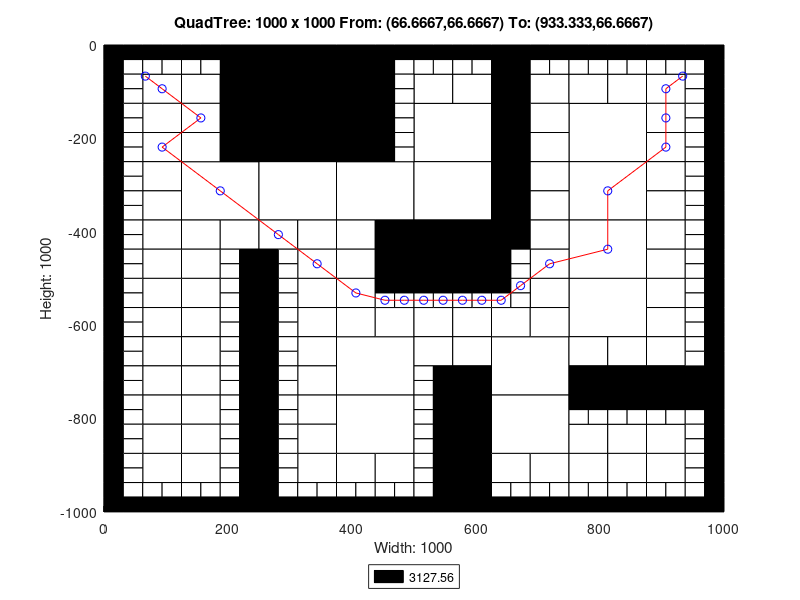

This chart was generated by the following MATLAB code:
axis([0 1000 -1000 0]);
title('QuadTree: 1000 x 1000 From: (66.6667,66.6667) To: (933.333,66.6667)');
xlabel('Width: 1000');
ylabel('Height: 1000');
rectangle('Position',[250 -125 125 125], 'FaceColor',[0 0 0]);
rectangle('Position',[250 -250 125 125], 'FaceColor',[0 0 0]);
rectangle('Position',[125 -375 125 125], 'FaceColor',[1 1 1]);
rectangle('Position',[250 -375 125 125], 'FaceColor',[1 1 1]);
rectangle('Position',[375 -375 125 125], 'FaceColor',[1 1 1]);
rectangle('Position',[500 -250 125 125], 'FaceColor',[1 1 1]);
rectangle('Position',[750 -250 125 125], 'FaceColor',[1 1 1]);
rectangle('Position',[500 -375 125 125], 'FaceColor',[1 1 1]);
rectangle('Position',[500 -500 125 125], 'FaceColor',[0 0 0]);
rectangle('Position',[750 -375 125 125], 'FaceColor',[1 1 1]);
rectangle('Position',[750 -500 125 125], 'FaceColor',[1 1 1]);
rectangle('Position',[375 -750 125 125], 'FaceColor',[1 1 1]);
rectangle('Position',[375 -875 125 125], 'FaceColor',[1 1 1]);
rectangle('Position',[625 -750 125 125], 'FaceColor',[1 1 1]);
rectangle('Position',[750 -625 125 125], 'FaceColor',[1 1 1]);
rectangle('Position',[625 -875 125 125], 'FaceColor',[1 1 1]);
rectangle('Position',[62.5 -125 62.5 62.5], 'FaceColor',[1 1 1]);
rectangle('Position',[187.5 -62.5 62.5 62.5], 'FaceColor',[0 0 0]);
rectangle('Position',[125 -125 62.5 62.5], 'FaceColor',[1 1 1]);
rectangle('Position',[187.5 -125 62.5 62.5], 'FaceColor',[0 0 0]);
rectangle('Position',[62.5 -187.5 62.5 62.5], 'FaceColor',[1 1 1]);
rectangle('Position',[62.5 -250 62.5 62.5], 'FaceColor',[1 1 1]);
rectangle('Position',[125 -187.5 62.5 62.5], 'FaceColor',[1 1 1]);
rectangle('Position',[187.5 -187.5 62.5 62.5], 'FaceColor',[0 0 0]);
rectangle('Position',[125 -250 62.5 62.5], 'FaceColor',[1 1 1]);
rectangle('Position',[187.5 -250 62.5 62.5], 'FaceColor',[0 0 0]);
rectangle('Position',[375 -62.5 62.5 62.5], 'FaceColor',[0 0 0]);
rectangle('Position',[375 -125 62.5 62.5], 'FaceColor',[0 0 0]);
rectangle('Position',[375 -187.5 62.5 62.5], 'FaceColor',[0 0 0]);
rectangle('Position',[375 -250 62.5 62.5], 'FaceColor',[0 0 0]);
rectangle('Position',[62.5 -312.5 62.5 62.5], 'FaceColor',[1 1 1]);
rectangle('Position',[62.5 -375 62.5 62.5], 'FaceColor',[1 1 1]);
rectangle('Position',[62.5 -437.5 62.5 62.5], 'FaceColor',[1 1 1]);
rectangle('Position',[62.5 -500 62.5 62.5], 'FaceColor',[1 1 1]);
rectangle('Position',[125 -437.5 62.5 62.5], 'FaceColor',[1 1 1]);
rectangle('Position',[187.5 -437.5 62.5 62.5], 'FaceColor',[1 1 1]);
rectangle('Position',[125 -500 62.5 62.5], 'FaceColor',[1 1 1]);
rectangle('Position',[250 -437.5 62.5 62.5], 'FaceColor',[1 1 1]);
rectangle('Position',[312.5 -437.5 62.5 62.5], 'FaceColor',[1 1 1]);
rectangle('Position',[312.5 -500 62.5 62.5], 'FaceColor',[1 1 1]);
rectangle('Position',[375 -437.5 62.5 62.5], 'FaceColor',[1 1 1]);
rectangle('Position',[437.5 -437.5 62.5 62.5], 'FaceColor',[0 0 0]);
rectangle('Position',[375 -500 62.5 62.5], 'FaceColor',[1 1 1]);
rectangle('Position',[437.5 -500 62.5 62.5], 'FaceColor',[0 0 0]);
rectangle('Position',[500 -125 62.5 62.5], 'FaceColor',[1 1 1]);
rectangle('Position',[562.5 -125 62.5 62.5], 'FaceColor',[1 1 1]);
rectangle('Position',[625 -62.5 62.5 62.5], 'FaceColor',[0 0 0]);
rectangle('Position',[625 -125 62.5 62.5], 'FaceColor',[0 0 0]);
rectangle('Position',[687.5 -125 62.5 62.5], 'FaceColor',[1 1 1]);
rectangle('Position',[625 -187.5 62.5 62.5], 'FaceColor',[0 0 0]);
rectangle('Position',[687.5 -187.5 62.5 62.5], 'FaceColor',[1 1 1]);
rectangle('Position',[625 -250 62.5 62.5], 'FaceColor',[0 0 0]);
rectangle('Position',[687.5 -250 62.5 62.5], 'FaceColor',[1 1 1]);
rectangle('Position',[750 -125 62.5 62.5], 'FaceColor',[1 1 1]);
rectangle('Position',[812.5 -125 62.5 62.5], 'FaceColor',[1 1 1]);
rectangle('Position',[875 -125 62.5 62.5], 'FaceColor',[1 1 1]);
rectangle('Position',[875 -187.5 62.5 62.5], 'FaceColor',[1 1 1]);
rectangle('Position',[875 -250 62.5 62.5], 'FaceColor',[1 1 1]);
rectangle('Position',[625 -312.5 62.5 62.5], 'FaceColor',[0 0 0]);
rectangle('Position',[687.5 -312.5 62.5 62.5], 'FaceColor',[1 1 1]);
rectangle('Position',[625 -375 62.5 62.5], 'FaceColor',[0 0 0]);
rectangle('Position',[687.5 -375 62.5 62.5], 'FaceColor',[1 1 1]);
rectangle('Position',[625 -437.5 62.5 62.5], 'FaceColor',[0 0 0]);
rectangle('Position',[687.5 -437.5 62.5 62.5], 'FaceColor',[1 1 1]);
rectangle('Position',[687.5 -500 62.5 62.5], 'FaceColor',[1 1 1]);
rectangle('Position',[875 -312.5 62.5 62.5], 'FaceColor',[1 1 1]);
rectangle('Position',[875 -375 62.5 62.5], 'FaceColor',[1 1 1]);
rectangle('Position',[875 -437.5 62.5 62.5], 'FaceColor',[1 1 1]);
rectangle('Position',[875 -500 62.5 62.5], 'FaceColor',[1 1 1]);
rectangle('Position',[62.5 -562.5 62.5 62.5], 'FaceColor',[1 1 1]);
rectangle('Position',[62.5 -625 62.5 62.5], 'FaceColor',[1 1 1]);
rectangle('Position',[125 -562.5 62.5 62.5], 'FaceColor',[1 1 1]);
rectangle('Position',[125 -625 62.5 62.5], 'FaceColor',[1 1 1]);
rectangle('Position',[62.5 -687.5 62.5 62.5], 'FaceColor',[1 1 1]);
rectangle('Position',[62.5 -750 62.5 62.5], 'FaceColor',[1 1 1]);
rectangle('Position',[125 -687.5 62.5 62.5], 'FaceColor',[1 1 1]);
rectangle('Position',[125 -750 62.5 62.5], 'FaceColor',[1 1 1]);
rectangle('Position',[312.5 -562.5 62.5 62.5], 'FaceColor',[1 1 1]);
rectangle('Position',[312.5 -625 62.5 62.5], 'FaceColor',[1 1 1]);
rectangle('Position',[375 -562.5 62.5 62.5], 'FaceColor',[1 1 1]);
rectangle('Position',[375 -625 62.5 62.5], 'FaceColor',[1 1 1]);
rectangle('Position',[437.5 -625 62.5 62.5], 'FaceColor',[1 1 1]);
rectangle('Position',[312.5 -687.5 62.5 62.5], 'FaceColor',[1 1 1]);
rectangle('Position',[312.5 -750 62.5 62.5], 'FaceColor',[1 1 1]);
rectangle('Position',[62.5 -812.5 62.5 62.5], 'FaceColor',[1 1 1]);
rectangle('Position',[62.5 -875 62.5 62.5], 'FaceColor',[1 1 1]);
rectangle('Position',[125 -812.5 62.5 62.5], 'FaceColor',[1 1 1]);
rectangle('Position',[125 -875 62.5 62.5], 'FaceColor',[1 1 1]);
rectangle('Position',[62.5 -937.5 62.5 62.5], 'FaceColor',[1 1 1]);
rectangle('Position',[125 -937.5 62.5 62.5], 'FaceColor',[1 1 1]);
rectangle('Position',[312.5 -812.5 62.5 62.5], 'FaceColor',[1 1 1]);
rectangle('Position',[312.5 -875 62.5 62.5], 'FaceColor',[1 1 1]);
rectangle('Position',[312.5 -937.5 62.5 62.5], 'FaceColor',[1 1 1]);
rectangle('Position',[375 -937.5 62.5 62.5], 'FaceColor',[1 1 1]);
rectangle('Position',[437.5 -937.5 62.5 62.5], 'FaceColor',[1 1 1]);
rectangle('Position',[500 -625 62.5 62.5], 'FaceColor',[1 1 1]);
rectangle('Position',[562.5 -625 62.5 62.5], 'FaceColor',[1 1 1]);
rectangle('Position',[687.5 -562.5 62.5 62.5], 'FaceColor',[1 1 1]);
rectangle('Position',[625 -625 62.5 62.5], 'FaceColor',[1 1 1]);
rectangle('Position',[687.5 -625 62.5 62.5], 'FaceColor',[1 1 1]);
rectangle('Position',[500 -687.5 62.5 62.5], 'FaceColor',[1 1 1]);
rectangle('Position',[562.5 -687.5 62.5 62.5], 'FaceColor',[1 1 1]);
rectangle('Position',[562.5 -750 62.5 62.5], 'FaceColor',[0 0 0]);
rectangle('Position',[875 -562.5 62.5 62.5], 'FaceColor',[1 1 1]);
rectangle('Position',[875 -625 62.5 62.5], 'FaceColor',[1 1 1]);
rectangle('Position',[750 -687.5 62.5 62.5], 'FaceColor',[1 1 1]);
rectangle('Position',[812.5 -687.5 62.5 62.5], 'FaceColor',[1 1 1]);
rectangle('Position',[750 -750 62.5 62.5], 'FaceColor',[0 0 0]);
rectangle('Position',[812.5 -750 62.5 62.5], 'FaceColor',[0 0 0]);
rectangle('Position',[875 -687.5 62.5 62.5], 'FaceColor',[1 1 1]);
rectangle('Position',[875 -750 62.5 62.5], 'FaceColor',[0 0 0]);
rectangle('Position',[937.5 -750 62.5 62.5], 'FaceColor',[0 0 0]);
rectangle('Position',[562.5 -812.5 62.5 62.5], 'FaceColor',[0 0 0]);
rectangle('Position',[562.5 -875 62.5 62.5], 'FaceColor',[0 0 0]);
rectangle('Position',[562.5 -937.5 62.5 62.5], 'FaceColor',[0 0 0]);
rectangle('Position',[562.5 -1000 62.5 62.5], 'FaceColor',[0 0 0]);
rectangle('Position',[625 -937.5 62.5 62.5], 'FaceColor',[1 1 1]);
rectangle('Position',[687.5 -937.5 62.5 62.5], 'FaceColor',[1 1 1]);
rectangle('Position',[750 -875 62.5 62.5], 'FaceColor',[1 1 1]);
rectangle('Position',[812.5 -875 62.5 62.5], 'FaceColor',[1 1 1]);
rectangle('Position',[875 -875 62.5 62.5], 'FaceColor',[1 1 1]);
rectangle('Position',[750 -937.5 62.5 62.5], 'FaceColor',[1 1 1]);
rectangle('Position',[812.5 -937.5 62.5 62.5], 'FaceColor',[1 1 1]);
rectangle('Position',[875 -937.5 62.5 62.5], 'FaceColor',[1 1 1]);
rectangle('Position',[0 -31.25 31.25 31.25], 'FaceColor',[0 0 0]);
rectangle('Position',[31.25 -31.25 31.25 31.25], 'FaceColor',[0 0 0]);
rectangle('Position',[0 -62.5 31.25 31.25], 'FaceColor',[0 0 0]);
rectangle('Position',[31.25 -62.5 31.25 31.25], 'FaceColor',[1 1 1]);
rectangle('Position',[62.5 -31.25 31.25 31.25], 'FaceColor',[0 0 0]);
rectangle('Position',[93.75 -31.25 31.25 31.25], 'FaceColor',[0 0 0]);
rectangle('Position',[62.5 -62.5 31.25 31.25], 'FaceColor',[1 1 1]);
rectangle('Position',[93.75 -62.5 31.25 31.25], 'FaceColor',[1 1 1]);
rectangle('Position',[0 -93.75 31.25 31.25], 'FaceColor',[0 0 0]);
rectangle('Position',[31.25 -93.75 31.25 31.25], 'FaceColor',[1 1 1]);
rectangle('Position',[0 -125 31.25 31.25], 'FaceColor',[0 0 0]);
rectangle('Position',[31.25 -125 31.25 31.25], 'FaceColor',[1 1 1]);
rectangle('Position',[125 -31.25 31.25 31.25], 'FaceColor',[0 0 0]);
rectangle('Position',[156.25 -31.25 31.25 31.25], 'FaceColor',[0 0 0]);
rectangle('Position',[125 -62.5 31.25 31.25], 'FaceColor',[1 1 1]);
rectangle('Position',[156.25 -62.5 31.25 31.25], 'FaceColor',[1 1 1]);
rectangle('Position',[0 -156.25 31.25 31.25], 'FaceColor',[0 0 0]);
rectangle('Position',[31.25 -156.25 31.25 31.25], 'FaceColor',[1 1 1]);
rectangle('Position',[0 -187.5 31.25 31.25], 'FaceColor',[0 0 0]);
rectangle('Position',[31.25 -187.5 31.25 31.25], 'FaceColor',[1 1 1]);
rectangle('Position',[0 -218.75 31.25 31.25], 'FaceColor',[0 0 0]);
rectangle('Position',[31.25 -218.75 31.25 31.25], 'FaceColor',[1 1 1]);
rectangle('Position',[0 -250 31.25 31.25], 'FaceColor',[0 0 0]);
rectangle('Position',[31.25 -250 31.25 31.25], 'FaceColor',[1 1 1]);
rectangle('Position',[437.5 -31.25 31.25 31.25], 'FaceColor',[0 0 0]);
rectangle('Position',[468.75 -31.25 31.25 31.25], 'FaceColor',[0 0 0]);
rectangle('Position',[437.5 -62.5 31.25 31.25], 'FaceColor',[0 0 0]);
rectangle('Position',[468.75 -62.5 31.25 31.25], 'FaceColor',[1 1 1]);
rectangle('Position',[437.5 -93.75 31.25 31.25], 'FaceColor',[0 0 0]);
rectangle('Position',[468.75 -93.75 31.25 31.25], 'FaceColor',[1 1 1]);
rectangle('Position',[437.5 -125 31.25 31.25], 'FaceColor',[0 0 0]);
rectangle('Position',[468.75 -125 31.25 31.25], 'FaceColor',[1 1 1]);
rectangle('Position',[437.5 -156.25 31.25 31.25], 'FaceColor',[0 0 0]);
rectangle('Position',[468.75 -156.25 31.25 31.25], 'FaceColor',[1 1 1]);
rectangle('Position',[437.5 -187.5 31.25 31.25], 'FaceColor',[0 0 0]);
rectangle('Position',[468.75 -187.5 31.25 31.25], 'FaceColor',[1 1 1]);
rectangle('Position',[437.5 -218.75 31.25 31.25], 'FaceColor',[0 0 0]);
rectangle('Position',[468.75 -218.75 31.25 31.25], 'FaceColor',[1 1 1]);
rectangle('Position',[437.5 -250 31.25 31.25], 'FaceColor',[0 0 0]);
rectangle('Position',[468.75 -250 31.25 31.25], 'FaceColor',[1 1 1]);
rectangle('Position',[0 -281.25 31.25 31.25], 'FaceColor',[0 0 0]);
rectangle('Position',[31.25 -281.25 31.25 31.25], 'FaceColor',[1 1 1]);
rectangle('Position',[0 -312.5 31.25 31.25], 'FaceColor',[0 0 0]);
rectangle('Position',[31.25 -312.5 31.25 31.25], 'FaceColor',[1 1 1]);
rectangle('Position',[0 -343.75 31.25 31.25], 'FaceColor',[0 0 0]);
rectangle('Position',[31.25 -343.75 31.25 31.25], 'FaceColor',[1 1 1]);
rectangle('Position',[0 -375 31.25 31.25], 'FaceColor',[0 0 0]);
rectangle('Position',[31.25 -375 31.25 31.25], 'FaceColor',[1 1 1]);
rectangle('Position',[0 -406.25 31.25 31.25], 'FaceColor',[0 0 0]);
rectangle('Position',[31.25 -406.25 31.25 31.25], 'FaceColor',[1 1 1]);
rectangle('Position',[0 -437.5 31.25 31.25], 'FaceColor',[0 0 0]);
rectangle('Position',[31.25 -437.5 31.25 31.25], 'FaceColor',[1 1 1]);
rectangle('Position',[0 -468.75 31.25 31.25], 'FaceColor',[0 0 0]);
rectangle('Position',[31.25 -468.75 31.25 31.25], 'FaceColor',[1 1 1]);
rectangle('Position',[0 -500 31.25 31.25], 'FaceColor',[0 0 0]);
rectangle('Position',[31.25 -500 31.25 31.25], 'FaceColor',[1 1 1]);
rectangle('Position',[187.5 -468.75 31.25 31.25], 'FaceColor',[1 1 1]);
rectangle('Position',[218.75 -468.75 31.25 31.25], 'FaceColor',[0 0 0]);
rectangle('Position',[187.5 -500 31.25 31.25], 'FaceColor',[1 1 1]);
rectangle('Position',[218.75 -500 31.25 31.25], 'FaceColor',[0 0 0]);
rectangle('Position',[250 -468.75 31.25 31.25], 'FaceColor',[0 0 0]);
rectangle('Position',[281.25 -468.75 31.25 31.25], 'FaceColor',[1 1 1]);
rectangle('Position',[250 -500 31.25 31.25], 'FaceColor',[0 0 0]);
rectangle('Position',[281.25 -500 31.25 31.25], 'FaceColor',[1 1 1]);
rectangle('Position',[500 -31.25 31.25 31.25], 'FaceColor',[0 0 0]);
rectangle('Position',[531.25 -31.25 31.25 31.25], 'FaceColor',[0 0 0]);
rectangle('Position',[500 -62.5 31.25 31.25], 'FaceColor',[1 1 1]);
rectangle('Position',[531.25 -62.5 31.25 31.25], 'FaceColor',[1 1 1]);
rectangle('Position',[562.5 -31.25 31.25 31.25], 'FaceColor',[0 0 0]);
rectangle('Position',[593.75 -31.25 31.25 31.25], 'FaceColor',[0 0 0]);
rectangle('Position',[562.5 -62.5 31.25 31.25], 'FaceColor',[1 1 1]);
rectangle('Position',[593.75 -62.5 31.25 31.25], 'FaceColor',[1 1 1]);
rectangle('Position',[687.5 -31.25 31.25 31.25], 'FaceColor',[0 0 0]);
rectangle('Position',[718.75 -31.25 31.25 31.25], 'FaceColor',[0 0 0]);
rectangle('Position',[687.5 -62.5 31.25 31.25], 'FaceColor',[1 1 1]);
rectangle('Position',[718.75 -62.5 31.25 31.25], 'FaceColor',[1 1 1]);
rectangle('Position',[750 -31.25 31.25 31.25], 'FaceColor',[0 0 0]);
rectangle('Position',[781.25 -31.25 31.25 31.25], 'FaceColor',[0 0 0]);
rectangle('Position',[750 -62.5 31.25 31.25], 'FaceColor',[1 1 1]);
rectangle('Position',[781.25 -62.5 31.25 31.25], 'FaceColor',[1 1 1]);
rectangle('Position',[812.5 -31.25 31.25 31.25], 'FaceColor',[0 0 0]);
rectangle('Position',[843.75 -31.25 31.25 31.25], 'FaceColor',[0 0 0]);
rectangle('Position',[812.5 -62.5 31.25 31.25], 'FaceColor',[1 1 1]);
rectangle('Position',[843.75 -62.5 31.25 31.25], 'FaceColor',[1 1 1]);
rectangle('Position',[875 -31.25 31.25 31.25], 'FaceColor',[0 0 0]);
rectangle('Position',[906.25 -31.25 31.25 31.25], 'FaceColor',[0 0 0]);
rectangle('Position',[875 -62.5 31.25 31.25], 'FaceColor',[1 1 1]);
rectangle('Position',[906.25 -62.5 31.25 31.25], 'FaceColor',[1 1 1]);
rectangle('Position',[937.5 -31.25 31.25 31.25], 'FaceColor',[0 0 0]);
rectangle('Position',[968.75 -31.25 31.25 31.25], 'FaceColor',[0 0 0]);
rectangle('Position',[937.5 -62.5 31.25 31.25], 'FaceColor',[1 1 1]);
rectangle('Position',[968.75 -62.5 31.25 31.25], 'FaceColor',[0 0 0]);
rectangle('Position',[937.5 -93.75 31.25 31.25], 'FaceColor',[1 1 1]);
rectangle('Position',[968.75 -93.75 31.25 31.25], 'FaceColor',[0 0 0]);
rectangle('Position',[937.5 -125 31.25 31.25], 'FaceColor',[1 1 1]);
rectangle('Position',[968.75 -125 31.25 31.25], 'FaceColor',[0 0 0]);
rectangle('Position',[937.5 -156.25 31.25 31.25], 'FaceColor',[1 1 1]);
rectangle('Position',[968.75 -156.25 31.25 31.25], 'FaceColor',[0 0 0]);
rectangle('Position',[937.5 -187.5 31.25 31.25], 'FaceColor',[1 1 1]);
rectangle('Position',[968.75 -187.5 31.25 31.25], 'FaceColor',[0 0 0]);
rectangle('Position',[937.5 -218.75 31.25 31.25], 'FaceColor',[1 1 1]);
rectangle('Position',[968.75 -218.75 31.25 31.25], 'FaceColor',[0 0 0]);
rectangle('Position',[937.5 -250 31.25 31.25], 'FaceColor',[1 1 1]);
rectangle('Position',[968.75 -250 31.25 31.25], 'FaceColor',[0 0 0]);
rectangle('Position',[625 -468.75 31.25 31.25], 'FaceColor',[0 0 0]);
rectangle('Position',[656.25 -468.75 31.25 31.25], 'FaceColor',[1 1 1]);
rectangle('Position',[625 -500 31.25 31.25], 'FaceColor',[0 0 0]);
rectangle('Position',[656.25 -500 31.25 31.25], 'FaceColor',[1 1 1]);
rectangle('Position',[937.5 -281.25 31.25 31.25], 'FaceColor',[1 1 1]);
rectangle('Position',[968.75 -281.25 31.25 31.25], 'FaceColor',[0 0 0]);
rectangle('Position',[937.5 -312.5 31.25 31.25], 'FaceColor',[1 1 1]);
rectangle('Position',[968.75 -312.5 31.25 31.25], 'FaceColor',[0 0 0]);
rectangle('Position',[937.5 -343.75 31.25 31.25], 'FaceColor',[1 1 1]);
rectangle('Position',[968.75 -343.75 31.25 31.25], 'FaceColor',[0 0 0]);
rectangle('Position',[937.5 -375 31.25 31.25], 'FaceColor',[1 1 1]);
rectangle('Position',[968.75 -375 31.25 31.25], 'FaceColor',[0 0 0]);
rectangle('Position',[937.5 -406.25 31.25 31.25], 'FaceColor',[1 1 1]);
rectangle('Position',[968.75 -406.25 31.25 31.25], 'FaceColor',[0 0 0]);
rectangle('Position',[937.5 -437.5 31.25 31.25], 'FaceColor',[1 1 1]);
rectangle('Position',[968.75 -437.5 31.25 31.25], 'FaceColor',[0 0 0]);
rectangle('Position',[937.5 -468.75 31.25 31.25], 'FaceColor',[1 1 1]);
rectangle('Position',[968.75 -468.75 31.25 31.25], 'FaceColor',[0 0 0]);
rectangle('Position',[937.5 -500 31.25 31.25], 'FaceColor',[1 1 1]);
rectangle('Position',[968.75 -500 31.25 31.25], 'FaceColor',[0 0 0]);
rectangle('Position',[0 -531.25 31.25 31.25], 'FaceColor',[0 0 0]);
rectangle('Position',[31.25 -531.25 31.25 31.25], 'FaceColor',[1 1 1]);
rectangle('Position',[0 -562.5 31.25 31.25], 'FaceColor',[0 0 0]);
rectangle('Position',[31.25 -562.5 31.25 31.25], 'FaceColor',[1 1 1]);
rectangle('Position',[0 -593.75 31.25 31.25], 'FaceColor',[0 0 0]);
rectangle('Position',[31.25 -593.75 31.25 31.25], 'FaceColor',[1 1 1]);
rectangle('Position',[0 -625 31.25 31.25], 'FaceColor',[0 0 0]);
rectangle('Position',[31.25 -625 31.25 31.25], 'FaceColor',[1 1 1]);
rectangle('Position',[187.5 -531.25 31.25 31.25], 'FaceColor',[1 1 1]);
rectangle('Position',[218.75 -531.25 31.25 31.25], 'FaceColor',[0 0 0]);
rectangle('Position',[187.5 -562.5 31.25 31.25], 'FaceColor',[1 1 1]);
rectangle('Position',[218.75 -562.5 31.25 31.25], 'FaceColor',[0 0 0]);
rectangle('Position',[187.5 -593.75 31.25 31.25], 'FaceColor',[1 1 1]);
rectangle('Position',[218.75 -593.75 31.25 31.25], 'FaceColor',[0 0 0]);
rectangle('Position',[187.5 -625 31.25 31.25], 'FaceColor',[1 1 1]);
rectangle('Position',[218.75 -625 31.25 31.25], 'FaceColor',[0 0 0]);
rectangle('Position',[0 -656.25 31.25 31.25], 'FaceColor',[0 0 0]);
rectangle('Position',[31.25 -656.25 31.25 31.25], 'FaceColor',[1 1 1]);
rectangle('Position',[0 -687.5 31.25 31.25], 'FaceColor',[0 0 0]);
rectangle('Position',[31.25 -687.5 31.25 31.25], 'FaceColor',[1 1 1]);
rectangle('Position',[0 -718.75 31.25 31.25], 'FaceColor',[0 0 0]);
rectangle('Position',[31.25 -718.75 31.25 31.25], 'FaceColor',[1 1 1]);
rectangle('Position',[0 -750 31.25 31.25], 'FaceColor',[0 0 0]);
rectangle('Position',[31.25 -750 31.25 31.25], 'FaceColor',[1 1 1]);
rectangle('Position',[187.5 -656.25 31.25 31.25], 'FaceColor',[1 1 1]);
rectangle('Position',[218.75 -656.25 31.25 31.25], 'FaceColor',[0 0 0]);
rectangle('Position',[187.5 -687.5 31.25 31.25], 'FaceColor',[1 1 1]);
rectangle('Position',[218.75 -687.5 31.25 31.25], 'FaceColor',[0 0 0]);
rectangle('Position',[187.5 -718.75 31.25 31.25], 'FaceColor',[1 1 1]);
rectangle('Position',[218.75 -718.75 31.25 31.25], 'FaceColor',[0 0 0]);
rectangle('Position',[187.5 -750 31.25 31.25], 'FaceColor',[1 1 1]);
rectangle('Position',[218.75 -750 31.25 31.25], 'FaceColor',[0 0 0]);
rectangle('Position',[250 -531.25 31.25 31.25], 'FaceColor',[0 0 0]);
rectangle('Position',[281.25 -531.25 31.25 31.25], 'FaceColor',[1 1 1]);
rectangle('Position',[250 -562.5 31.25 31.25], 'FaceColor',[0 0 0]);
rectangle('Position',[281.25 -562.5 31.25 31.25], 'FaceColor',[1 1 1]);
rectangle('Position',[250 -593.75 31.25 31.25], 'FaceColor',[0 0 0]);
rectangle('Position',[281.25 -593.75 31.25 31.25], 'FaceColor',[1 1 1]);
rectangle('Position',[250 -625 31.25 31.25], 'FaceColor',[0 0 0]);
rectangle('Position',[281.25 -625 31.25 31.25], 'FaceColor',[1 1 1]);
rectangle('Position',[437.5 -531.25 31.25 31.25], 'FaceColor',[0 0 0]);
rectangle('Position',[468.75 -531.25 31.25 31.25], 'FaceColor',[0 0 0]);
rectangle('Position',[437.5 -562.5 31.25 31.25], 'FaceColor',[1 1 1]);
rectangle('Position',[468.75 -562.5 31.25 31.25], 'FaceColor',[1 1 1]);
rectangle('Position',[250 -656.25 31.25 31.25], 'FaceColor',[0 0 0]);
rectangle('Position',[281.25 -656.25 31.25 31.25], 'FaceColor',[1 1 1]);
rectangle('Position',[250 -687.5 31.25 31.25], 'FaceColor',[0 0 0]);
rectangle('Position',[281.25 -687.5 31.25 31.25], 'FaceColor',[1 1 1]);
rectangle('Position',[250 -718.75 31.25 31.25], 'FaceColor',[0 0 0]);
rectangle('Position',[281.25 -718.75 31.25 31.25], 'FaceColor',[1 1 1]);
rectangle('Position',[250 -750 31.25 31.25], 'FaceColor',[0 0 0]);
rectangle('Position',[281.25 -750 31.25 31.25], 'FaceColor',[1 1 1]);
rectangle('Position',[0 -781.25 31.25 31.25], 'FaceColor',[0 0 0]);
rectangle('Position',[31.25 -781.25 31.25 31.25], 'FaceColor',[1 1 1]);
rectangle('Position',[0 -812.5 31.25 31.25], 'FaceColor',[0 0 0]);
rectangle('Position',[31.25 -812.5 31.25 31.25], 'FaceColor',[1 1 1]);
rectangle('Position',[0 -843.75 31.25 31.25], 'FaceColor',[0 0 0]);
rectangle('Position',[31.25 -843.75 31.25 31.25], 'FaceColor',[1 1 1]);
rectangle('Position',[0 -875 31.25 31.25], 'FaceColor',[0 0 0]);
rectangle('Position',[31.25 -875 31.25 31.25], 'FaceColor',[1 1 1]);
rectangle('Position',[187.5 -781.25 31.25 31.25], 'FaceColor',[1 1 1]);
rectangle('Position',[218.75 -781.25 31.25 31.25], 'FaceColor',[0 0 0]);
rectangle('Position',[187.5 -812.5 31.25 31.25], 'FaceColor',[1 1 1]);
rectangle('Position',[218.75 -812.5 31.25 31.25], 'FaceColor',[0 0 0]);
rectangle('Position',[187.5 -843.75 31.25 31.25], 'FaceColor',[1 1 1]);
rectangle('Position',[218.75 -843.75 31.25 31.25], 'FaceColor',[0 0 0]);
rectangle('Position',[187.5 -875 31.25 31.25], 'FaceColor',[1 1 1]);
rectangle('Position',[218.75 -875 31.25 31.25], 'FaceColor',[0 0 0]);
rectangle('Position',[0 -906.25 31.25 31.25], 'FaceColor',[0 0 0]);
rectangle('Position',[31.25 -906.25 31.25 31.25], 'FaceColor',[1 1 1]);
rectangle('Position',[0 -937.5 31.25 31.25], 'FaceColor',[0 0 0]);
rectangle('Position',[31.25 -937.5 31.25 31.25], 'FaceColor',[1 1 1]);
rectangle('Position',[0 -968.75 31.25 31.25], 'FaceColor',[0 0 0]);
rectangle('Position',[31.25 -968.75 31.25 31.25], 'FaceColor',[1 1 1]);
rectangle('Position',[0 -1000 31.25 31.25], 'FaceColor',[0 0 0]);
rectangle('Position',[31.25 -1000 31.25 31.25], 'FaceColor',[0 0 0]);
rectangle('Position',[62.5 -968.75 31.25 31.25], 'FaceColor',[1 1 1]);
rectangle('Position',[93.75 -968.75 31.25 31.25], 'FaceColor',[1 1 1]);
rectangle('Position',[62.5 -1000 31.25 31.25], 'FaceColor',[0 0 0]);
rectangle('Position',[93.75 -1000 31.25 31.25], 'FaceColor',[0 0 0]);
rectangle('Position',[187.5 -906.25 31.25 31.25], 'FaceColor',[1 1 1]);
rectangle('Position',[218.75 -906.25 31.25 31.25], 'FaceColor',[0 0 0]);
rectangle('Position',[187.5 -937.5 31.25 31.25], 'FaceColor',[1 1 1]);
rectangle('Position',[218.75 -937.5 31.25 31.25], 'FaceColor',[0 0 0]);
rectangle('Position',[125 -968.75 31.25 31.25], 'FaceColor',[1 1 1]);
rectangle('Position',[156.25 -968.75 31.25 31.25], 'FaceColor',[1 1 1]);
rectangle('Position',[125 -1000 31.25 31.25], 'FaceColor',[0 0 0]);
rectangle('Position',[156.25 -1000 31.25 31.25], 'FaceColor',[0 0 0]);
rectangle('Position',[187.5 -968.75 31.25 31.25], 'FaceColor',[1 1 1]);
rectangle('Position',[218.75 -968.75 31.25 31.25], 'FaceColor',[0 0 0]);
rectangle('Position',[187.5 -1000 31.25 31.25], 'FaceColor',[0 0 0]);
rectangle('Position',[218.75 -1000 31.25 31.25], 'FaceColor',[0 0 0]);
rectangle('Position',[250 -781.25 31.25 31.25], 'FaceColor',[0 0 0]);
rectangle('Position',[281.25 -781.25 31.25 31.25], 'FaceColor',[1 1 1]);
rectangle('Position',[250 -812.5 31.25 31.25], 'FaceColor',[0 0 0]);
rectangle('Position',[281.25 -812.5 31.25 31.25], 'FaceColor',[1 1 1]);
rectangle('Position',[250 -843.75 31.25 31.25], 'FaceColor',[0 0 0]);
rectangle('Position',[281.25 -843.75 31.25 31.25], 'FaceColor',[1 1 1]);
rectangle('Position',[250 -875 31.25 31.25], 'FaceColor',[0 0 0]);
rectangle('Position',[281.25 -875 31.25 31.25], 'FaceColor',[1 1 1]);
rectangle('Position',[250 -906.25 31.25 31.25], 'FaceColor',[0 0 0]);
rectangle('Position',[281.25 -906.25 31.25 31.25], 'FaceColor',[1 1 1]);
rectangle('Position',[250 -937.5 31.25 31.25], 'FaceColor',[0 0 0]);
rectangle('Position',[281.25 -937.5 31.25 31.25], 'FaceColor',[1 1 1]);
rectangle('Position',[250 -968.75 31.25 31.25], 'FaceColor',[0 0 0]);
rectangle('Position',[281.25 -968.75 31.25 31.25], 'FaceColor',[1 1 1]);
rectangle('Position',[250 -1000 31.25 31.25], 'FaceColor',[0 0 0]);
rectangle('Position',[281.25 -1000 31.25 31.25], 'FaceColor',[0 0 0]);
rectangle('Position',[312.5 -968.75 31.25 31.25], 'FaceColor',[1 1 1]);
rectangle('Position',[343.75 -968.75 31.25 31.25], 'FaceColor',[1 1 1]);
rectangle('Position',[312.5 -1000 31.25 31.25], 'FaceColor',[0 0 0]);
rectangle('Position',[343.75 -1000 31.25 31.25], 'FaceColor',[0 0 0]);
rectangle('Position',[375 -968.75 31.25 31.25], 'FaceColor',[1 1 1]);
rectangle('Position',[406.25 -968.75 31.25 31.25], 'FaceColor',[1 1 1]);
rectangle('Position',[375 -1000 31.25 31.25], 'FaceColor',[0 0 0]);
rectangle('Position',[406.25 -1000 31.25 31.25], 'FaceColor',[0 0 0]);
rectangle('Position',[437.5 -968.75 31.25 31.25], 'FaceColor',[1 1 1]);
rectangle('Position',[468.75 -968.75 31.25 31.25], 'FaceColor',[1 1 1]);
rectangle('Position',[437.5 -1000 31.25 31.25], 'FaceColor',[0 0 0]);
rectangle('Position',[468.75 -1000 31.25 31.25], 'FaceColor',[0 0 0]);
rectangle('Position',[500 -531.25 31.25 31.25], 'FaceColor',[0 0 0]);
rectangle('Position',[531.25 -531.25 31.25 31.25], 'FaceColor',[0 0 0]);
rectangle('Position',[500 -562.5 31.25 31.25], 'FaceColor',[1 1 1]);
rectangle('Position',[531.25 -562.5 31.25 31.25], 'FaceColor',[1 1 1]);
rectangle('Position',[562.5 -531.25 31.25 31.25], 'FaceColor',[0 0 0]);
rectangle('Position',[593.75 -531.25 31.25 31.25], 'FaceColor',[0 0 0]);
rectangle('Position',[562.5 -562.5 31.25 31.25], 'FaceColor',[1 1 1]);
rectangle('Position',[593.75 -562.5 31.25 31.25], 'FaceColor',[1 1 1]);
rectangle('Position',[625 -531.25 31.25 31.25], 'FaceColor',[0 0 0]);
rectangle('Position',[656.25 -531.25 31.25 31.25], 'FaceColor',[1 1 1]);
rectangle('Position',[625 -562.5 31.25 31.25], 'FaceColor',[1 1 1]);
rectangle('Position',[656.25 -562.5 31.25 31.25], 'FaceColor',[1 1 1]);
rectangle('Position',[500 -718.75 31.25 31.25], 'FaceColor',[1 1 1]);
rectangle('Position',[531.25 -718.75 31.25 31.25], 'FaceColor',[0 0 0]);
rectangle('Position',[500 -750 31.25 31.25], 'FaceColor',[1 1 1]);
rectangle('Position',[531.25 -750 31.25 31.25], 'FaceColor',[0 0 0]);
rectangle('Position',[937.5 -531.25 31.25 31.25], 'FaceColor',[1 1 1]);
rectangle('Position',[968.75 -531.25 31.25 31.25], 'FaceColor',[0 0 0]);
rectangle('Position',[937.5 -562.5 31.25 31.25], 'FaceColor',[1 1 1]);
rectangle('Position',[968.75 -562.5 31.25 31.25], 'FaceColor',[0 0 0]);
rectangle('Position',[937.5 -593.75 31.25 31.25], 'FaceColor',[1 1 1]);
rectangle('Position',[968.75 -593.75 31.25 31.25], 'FaceColor',[0 0 0]);
rectangle('Position',[937.5 -625 31.25 31.25], 'FaceColor',[1 1 1]);
rectangle('Position',[968.75 -625 31.25 31.25], 'FaceColor',[0 0 0]);
rectangle('Position',[937.5 -656.25 31.25 31.25], 'FaceColor',[1 1 1]);
rectangle('Position',[968.75 -656.25 31.25 31.25], 'FaceColor',[0 0 0]);
rectangle('Position',[937.5 -687.5 31.25 31.25], 'FaceColor',[1 1 1]);
rectangle('Position',[968.75 -687.5 31.25 31.25], 'FaceColor',[0 0 0]);
rectangle('Position',[500 -781.25 31.25 31.25], 'FaceColor',[1 1 1]);
rectangle('Position',[531.25 -781.25 31.25 31.25], 'FaceColor',[0 0 0]);
rectangle('Position',[500 -812.5 31.25 31.25], 'FaceColor',[1 1 1]);
rectangle('Position',[531.25 -812.5 31.25 31.25], 'FaceColor',[0 0 0]);
rectangle('Position',[500 -843.75 31.25 31.25], 'FaceColor',[1 1 1]);
rectangle('Position',[531.25 -843.75 31.25 31.25], 'FaceColor',[0 0 0]);
rectangle('Position',[500 -875 31.25 31.25], 'FaceColor',[1 1 1]);
rectangle('Position',[531.25 -875 31.25 31.25], 'FaceColor',[0 0 0]);
rectangle('Position',[500 -906.25 31.25 31.25], 'FaceColor',[1 1 1]);
rectangle('Position',[531.25 -906.25 31.25 31.25], 'FaceColor',[0 0 0]);
rectangle('Position',[500 -937.5 31.25 31.25], 'FaceColor',[1 1 1]);
rectangle('Position',[531.25 -937.5 31.25 31.25], 'FaceColor',[0 0 0]);
rectangle('Position',[500 -968.75 31.25 31.25], 'FaceColor',[1 1 1]);
rectangle('Position',[531.25 -968.75 31.25 31.25], 'FaceColor',[0 0 0]);
rectangle('Position',[500 -1000 31.25 31.25], 'FaceColor',[0 0 0]);
rectangle('Position',[531.25 -1000 31.25 31.25], 'FaceColor',[0 0 0]);
rectangle('Position',[625 -968.75 31.25 31.25], 'FaceColor',[1 1 1]);
rectangle('Position',[656.25 -968.75 31.25 31.25], 'FaceColor',[1 1 1]);
rectangle('Position',[625 -1000 31.25 31.25], 'FaceColor',[0 0 0]);
rectangle('Position',[656.25 -1000 31.25 31.25], 'FaceColor',[0 0 0]);
rectangle('Position',[687.5 -968.75 31.25 31.25], 'FaceColor',[1 1 1]);
rectangle('Position',[718.75 -968.75 31.25 31.25], 'FaceColor',[1 1 1]);
rectangle('Position',[687.5 -1000 31.25 31.25], 'FaceColor',[0 0 0]);
rectangle('Position',[718.75 -1000 31.25 31.25], 'FaceColor',[0 0 0]);
rectangle('Position',[750 -781.25 31.25 31.25], 'FaceColor',[0 0 0]);
rectangle('Position',[781.25 -781.25 31.25 31.25], 'FaceColor',[0 0 0]);
rectangle('Position',[750 -812.5 31.25 31.25], 'FaceColor',[1 1 1]);
rectangle('Position',[781.25 -812.5 31.25 31.25], 'FaceColor',[1 1 1]);
rectangle('Position',[812.5 -781.25 31.25 31.25], 'FaceColor',[0 0 0]);
rectangle('Position',[843.75 -781.25 31.25 31.25], 'FaceColor',[0 0 0]);
rectangle('Position',[812.5 -812.5 31.25 31.25], 'FaceColor',[1 1 1]);
rectangle('Position',[843.75 -812.5 31.25 31.25], 'FaceColor',[1 1 1]);
rectangle('Position',[875 -781.25 31.25 31.25], 'FaceColor',[0 0 0]);
rectangle('Position',[906.25 -781.25 31.25 31.25], 'FaceColor',[0 0 0]);
rectangle('Position',[875 -812.5 31.25 31.25], 'FaceColor',[1 1 1]);
rectangle('Position',[906.25 -812.5 31.25 31.25], 'FaceColor',[1 1 1]);
rectangle('Position',[937.5 -781.25 31.25 31.25], 'FaceColor',[0 0 0]);
rectangle('Position',[968.75 -781.25 31.25 31.25], 'FaceColor',[0 0 0]);
rectangle('Position',[937.5 -812.5 31.25 31.25], 'FaceColor',[1 1 1]);
rectangle('Position',[968.75 -812.5 31.25 31.25], 'FaceColor',[0 0 0]);
rectangle('Position',[937.5 -843.75 31.25 31.25], 'FaceColor',[1 1 1]);
rectangle('Position',[968.75 -843.75 31.25 31.25], 'FaceColor',[0 0 0]);
rectangle('Position',[937.5 -875 31.25 31.25], 'FaceColor',[1 1 1]);
rectangle('Position',[968.75 -875 31.25 31.25], 'FaceColor',[0 0 0]);
rectangle('Position',[750 -968.75 31.25 31.25], 'FaceColor',[1 1 1]);
rectangle('Position',[781.25 -968.75 31.25 31.25], 'FaceColor',[1 1 1]);
rectangle('Position',[750 -1000 31.25 31.25], 'FaceColor',[0 0 0]);
rectangle('Position',[781.25 -1000 31.25 31.25], 'FaceColor',[0 0 0]);
rectangle('Position',[812.5 -968.75 31.25 31.25], 'FaceColor',[1 1 1]);
rectangle('Position',[843.75 -968.75 31.25 31.25], 'FaceColor',[1 1 1]);
rectangle('Position',[812.5 -1000 31.25 31.25], 'FaceColor',[0 0 0]);
rectangle('Position',[843.75 -1000 31.25 31.25], 'FaceColor',[0 0 0]);
rectangle('Position',[937.5 -906.25 31.25 31.25], 'FaceColor',[1 1 1]);
rectangle('Position',[968.75 -906.25 31.25 31.25], 'FaceColor',[0 0 0]);
rectangle('Position',[937.5 -937.5 31.25 31.25], 'FaceColor',[1 1 1]);
rectangle('Position',[968.75 -937.5 31.25 31.25], 'FaceColor',[0 0 0]);
rectangle('Position',[875 -968.75 31.25 31.25], 'FaceColor',[1 1 1]);
rectangle('Position',[906.25 -968.75 31.25 31.25], 'FaceColor',[1 1 1]);
rectangle('Position',[875 -1000 31.25 31.25], 'FaceColor',[0 0 0]);
rectangle('Position',[906.25 -1000 31.25 31.25], 'FaceColor',[0 0 0]);
rectangle('Position',[937.5 -968.75 31.25 31.25], 'FaceColor',[1 1 1]);
rectangle('Position',[968.75 -968.75 31.25 31.25], 'FaceColor',[0 0 0]);
rectangle('Position',[937.5 -1000 31.25 31.25], 'FaceColor',[0 0 0]);
rectangle('Position',[968.75 -1000 31.25 31.25], 'FaceColor',[0 0 0]);
X=[933.333,906.25,906.25,906.25,812.5,812.5,718.75,671.875,640.625,609.375,578.125,546.875,515.625,484.375,453.125,406.25,343.75,281.25,187.5,93.75,156.25,93.75,66.6667];
Y=[-66.6667,-93.75,-156.25,-218.75,-312.5,-437.5,-468.75,-515.625,-546.875,-546.875,-546.875,-546.875,-546.875,-546.875,-546.875,-531.25,-468.75,-406.25,-312.5,-218.75,-156.25,-93.75,-66.6667];
hold on;
plot(X,Y,'r');
plot(X,Y,'bo');
legend('3127.56','Location','southoutside');
